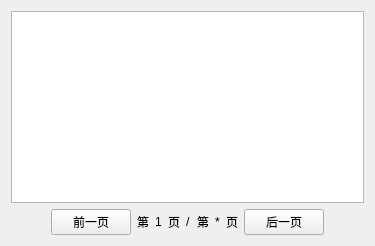
        <widget class="QWidget" name="alarm_log_page">
         <layout class="QGridLayout" name="gridLayout_6">
          <item row="0" column="0">
           <widget class="QTableWidget" name="tableWidget_data_record">
            <property name="alternatingRowColors">
             <bool>true</bool>
            </property>
            <attribute name="verticalHeaderVisible">
             <bool>false</bool>
            </attribute>
           </widget>
          </item>
          <item row="1" column="0">
           <layout class="QHBoxLayout" name="horizontalLayout_3">
            <item>
             <spacer name="horizontalSpacer_5">
              <property name="orientation">
               <enum>Qt::Horizontal</enum>
              </property>
              <property name="sizeHint" stdset="0">
               <size>
                <width>40</width>
                <height>20</height>
               </size>
              </property>
             </spacer>
            </item>
            <item>
             <widget class="QPushButton" name="pushButton_pre_day">
              <property name="text">
               <string>前一页</string>
              </property>
             </widget>
            </item>
            <item>
             <widget class="QLabel" name="label_2">
              <property name="text">
               <string>第</string>
              </property>
             </widget>
            </item>
            <item>
             <widget class="QLabel" name="label_a_c">
              <property name="text">
               <string>1</string>
              </property>
             </widget>
            </item>
            <item>
             <widget class="QLabel" name="label_13">
              <property name="text">
               <string>页</string>
              </property>
             </widget>
            </item>
            <item>
             <widget class="QLabel" name="label_9">
              <property name="text">
               <string>/</string>
              </property>
             </widget>
            </item>
            <item>
             <widget class="QLabel" name="label_14">
              <property name="text">
               <string>第</string>
              </property>
             </widget>
            </item>
            <item>
             <widget class="QLabel" name="label_a_s">
              <property name="text">
               <string>*</string>
              </property>
             </widget>
            </item>
            <item>
             <widget class="QLabel" name="label_16">
              <property name="text">
               <string>页</string>
              </property>
             </widget>
            </item>
            <item>
             <widget class="QPushButton" name="pushButton_next_day">
              <property name="text">
               <string>后一页</string>
              </property>
             </widget>
            </item>
            <item>
             <spacer name="horizontalSpacer_6">
              <property name="orientation">
               <enum>Qt::Horizontal</enum>
              </property>
              <property name="sizeHint" stdset="0">
               <size>
                <width>40</width>
                <height>20</height>
               </size>
              </property>
             </spacer>
            </item>
           </layout>
          </item>
         </layout>
        </widget>
